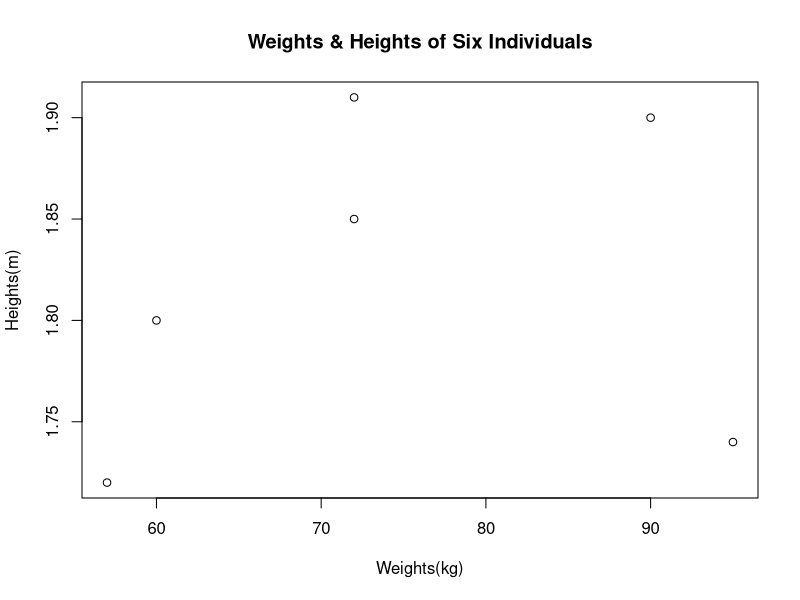
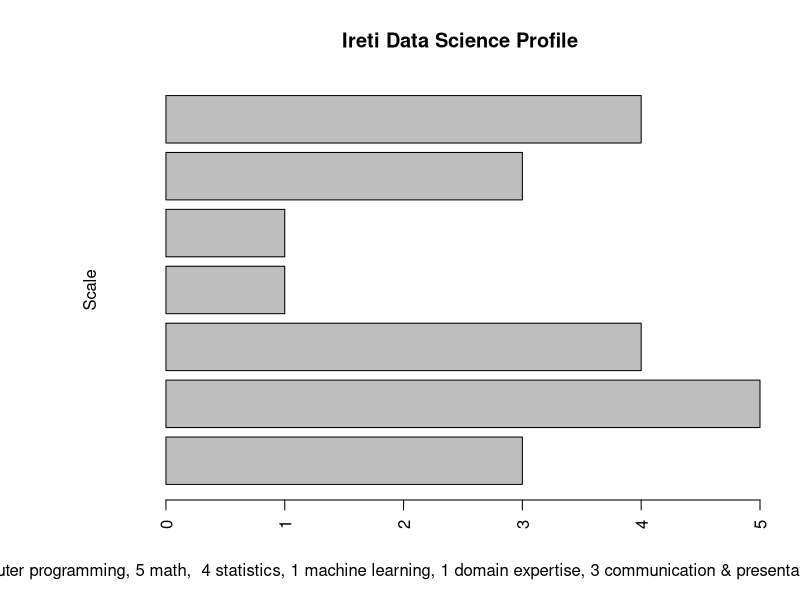

Generate these figures, in order, with R:
## ---- chunk 1
knitr::opts_chunk$set(echo = TRUE)
## ---- chunk 2
1
## log of a positive number
log2(200)
 7.643856



"previous  log base is the natural logarithm"

## calculate previous log with a different base
 log10(200)
 2.30103



## log of a negative number
log(-4)
 NaN

"NaN produced means it is undefined. A log of negative number is not permissible.NaN stands for not a number."


## square root of a positive number

sqrt(16)
 4


2
## create the vector of standard normal random variables. Calculate mean and sd.

Janet.scores <- c(12, 8,3,56,45,98,23,56,78,12,45,67,89,34,56)
## find the mean.
mean.result <-mean(Janet.scores)
print(mean.result)
 45.46667
## find the sd.
sd.result <-sd(Janet.scores)
print(sd.result)
 29.99254


## Recalculate the vector of 15 random normal variables. Calculate mean and sd.

rnorm(15,mean=10,sd=2)
 "6.340861 10.046777  9.718379  8.851997 15.112914  8.072550  9.666393  6.807398  8.077534  8.715208 10.923509 13.418780  9.604781  8.643754  7.519252"

x<- rnorm(15,mean=10,sd=2)
## find the mean.
mean(x)
 9.98543
##find the sd.
 sd(x)
 2.245049


" They are different because a small sample is drawn randomly from a normally distributed population. They will be closer to each other as the sample size increase"

3
weight <-c(60,72,57,90,95,72)

 


height<-c(1.80,1.85,1.72,1.90,1.74,1.91)


weight <-c(60,72,57,90,95,72)
    height<-c(1.80,1.85,1.72,1.90,1.74,1.91)



## Create a scatterplot of weight vs height.

weight <-c(60,72,57,90,95,72)
height<-c(1.80,1.85,1.72,1.90,1.74,1.91)
plot(weight,height,main="Weights & Heights of Six Individuals",xlab="Weights(kg)",ylab="Heights(m)")

"Interprete the satterplot:
A relationship between weight and height, as the height Increase the weight also increase. With a sharp decline at weight 90kg and shrink in height to 1.74m at weight 95kg."



## Calculate the BMI for each Individuals.

"(BMI (weight/height)^2))"
"18.51852 21.03725 19.26717 24.93075 31.37799 19.73630"



## Mean for weight.

mean(weight)
 74.33333



## Subtract mean from each weight.

weight <-c(60,72,57,90,95,72)
mean<-74.33333
weight -74.33333
' -14.33333  -2.33333 -17.33333  15.66667  20.66667  -2.33333'



## Sum the result.

sum(weight -74.33333)
 2e-05

4.
##  A data science profile as a data frame.

Scale <-c(3,5,4,1,1,3,4)
Proficiency <- c("computer programming","math", "statistics","machine learning", "domain expertise", "communication & presentation","data visualization")
Ireti <- cbind(Scale,Proficiency)
Ireti <-data.frame(Proficiency,Scale)
print(Ireti)

          '         Proficiency Scale
1         computer programming     3
2                         math     5
3                   statistics     4
4             machine learning     1
5             domain expertise     1
6 communication & presentation     3
7           data visualization     4'


##  A bar graph for data science profile.

par(las=2)
par(mar=c(5,8,4,2))
barplot(Scale,main="Ireti Data Science Profile",ylab ="Scale", horiz=TRUE,xlab = "3 computer programming, 5 math,  4 statistics, 1 machine learning, 1 domain expertise, 3 communication & presentation, 4 data visualization")
